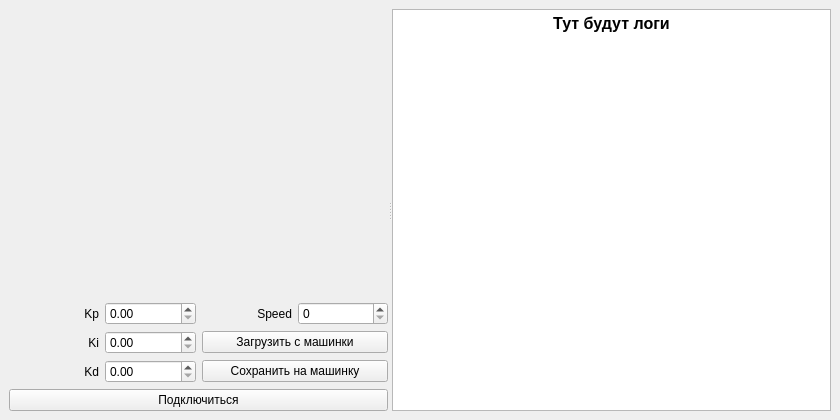
<?xml version="1.0" encoding="UTF-8"?>
<ui version="4.0">
 <class>MainWindow</class>
 <widget class="QMainWindow" name="MainWindow">
  <property name="geometry">
   <rect>
    <x>0</x>
    <y>0</y>
    <width>840</width>
    <height>420</height>
   </rect>
  </property>
  <property name="sizePolicy">
   <sizepolicy hsizetype="Fixed" vsizetype="Fixed">
    <horstretch>0</horstretch>
    <verstretch>0</verstretch>
   </sizepolicy>
  </property>
  <property name="windowTitle">
   <string>Smart Car Viewer</string>
  </property>
  <widget class="QWidget" name="centralwidget">
   <layout class="QGridLayout" name="gridLayout">
    <item row="1" column="0">
     <widget class="QSplitter" name="splitter">
      <property name="orientation">
       <enum>Qt::Horizontal</enum>
      </property>
      <widget class="QWidget" name="layoutWidget">
       <layout class="QVBoxLayout" name="verticalLayout_4">
        <item>
         <widget class="QLabel" name="frame_widget">
          <property name="sizePolicy">
           <sizepolicy hsizetype="Expanding" vsizetype="Expanding">
            <horstretch>0</horstretch>
            <verstretch>0</verstretch>
           </sizepolicy>
          </property>
          <property name="text">
           <string/>
          </property>
         </widget>
        </item>
        <item>
         <layout class="QGridLayout" name="gridLayout_2">
          <property name="sizeConstraint">
           <enum>QLayout::SetNoConstraint</enum>
          </property>
          <item row="2" column="0">
           <widget class="QLabel" name="label_3">
            <property name="styleSheet">
             <string notr="true"/>
            </property>
            <property name="text">
             <string>Kd</string>
            </property>
            <property name="alignment">
             <set>Qt::AlignRight|Qt::AlignTrailing|Qt::AlignVCenter</set>
            </property>
           </widget>
          </item>
          <item row="1" column="2" colspan="2">
           <widget class="QPushButton" name="load_button">
            <property name="text">
             <string>Загрузить с машинки</string>
            </property>
           </widget>
          </item>
          <item row="0" column="2">
           <widget class="QLabel" name="label_4">
            <property name="styleSheet">
             <string notr="true"/>
            </property>
            <property name="text">
             <string>Speed</string>
            </property>
            <property name="alignment">
             <set>Qt::AlignRight|Qt::AlignTrailing|Qt::AlignVCenter</set>
            </property>
           </widget>
          </item>
          <item row="0" column="1">
           <widget class="QDoubleSpinBox" name="input_kp">
            <property name="singleStep">
             <double>0.100000000000000</double>
            </property>
           </widget>
          </item>
          <item row="2" column="1">
           <widget class="QDoubleSpinBox" name="input_kd">
            <property name="singleStep">
             <double>0.100000000000000</double>
            </property>
           </widget>
          </item>
          <item row="0" column="3">
           <widget class="QSpinBox" name="input_speed">
            <property name="singleStep">
             <number>5</number>
            </property>
           </widget>
          </item>
          <item row="0" column="0">
           <widget class="QLabel" name="label">
            <property name="styleSheet">
             <string notr="true"/>
            </property>
            <property name="text">
             <string>Kp</string>
            </property>
            <property name="alignment">
             <set>Qt::AlignRight|Qt::AlignTrailing|Qt::AlignVCenter</set>
            </property>
           </widget>
          </item>
          <item row="2" column="2" colspan="2">
           <widget class="QPushButton" name="save_button">
            <property name="text">
             <string>Сохранить на машинку</string>
            </property>
           </widget>
          </item>
          <item row="1" column="0">
           <widget class="QLabel" name="label_2">
            <property name="styleSheet">
             <string notr="true"/>
            </property>
            <property name="text">
             <string>Ki</string>
            </property>
            <property name="alignment">
             <set>Qt::AlignRight|Qt::AlignTrailing|Qt::AlignVCenter</set>
            </property>
           </widget>
          </item>
          <item row="1" column="1">
           <widget class="QDoubleSpinBox" name="input_ki">
            <property name="singleStep">
             <double>0.100000000000000</double>
            </property>
           </widget>
          </item>
         </layout>
        </item>
        <item>
         <widget class="QPushButton" name="button">
          <property name="sizePolicy">
           <sizepolicy hsizetype="MinimumExpanding" vsizetype="Fixed">
            <horstretch>0</horstretch>
            <verstretch>0</verstretch>
           </sizepolicy>
          </property>
          <property name="toolTip">
           <string>&lt;html&gt;&lt;head/&gt;&lt;body&gt;&lt;p&gt;Кнопка для всего&lt;/p&gt;&lt;/body&gt;&lt;/html&gt;</string>
          </property>
          <property name="text">
           <string>Подключиться</string>
          </property>
         </widget>
        </item>
       </layout>
      </widget>
      <widget class="QTextBrowser" name="logs">
       <property name="sizePolicy">
        <sizepolicy hsizetype="Fixed" vsizetype="Preferred">
         <horstretch>0</horstretch>
         <verstretch>0</verstretch>
        </sizepolicy>
       </property>
       <property name="minimumSize">
        <size>
         <width>200</width>
         <height>0</height>
        </size>
       </property>
       <property name="maximumSize">
        <size>
         <width>16777215</width>
         <height>16777215</height>
        </size>
       </property>
       <property name="toolTip">
        <string>&lt;html&gt;&lt;head/&gt;&lt;body&gt;&lt;p&gt;Логи&lt;/p&gt;&lt;/body&gt;&lt;/html&gt;</string>
       </property>
       <property name="whatsThis">
        <string>&lt;html&gt;&lt;head/&gt;&lt;body&gt;&lt;p&gt;Логи&lt;/p&gt;&lt;/body&gt;&lt;/html&gt;</string>
       </property>
       <property name="html">
        <string>&lt;!DOCTYPE HTML PUBLIC &quot;-//W3C//DTD HTML 4.0//EN&quot; &quot;http://www.w3.org/TR/REC-html40/strict.dtd&quot;&gt;
&lt;html&gt;&lt;head&gt;&lt;meta name=&quot;qrichtext&quot; content=&quot;1&quot; /&gt;&lt;style type=&quot;text/css&quot;&gt;
p, li { white-space: pre-wrap; }
&lt;/style&gt;&lt;/head&gt;&lt;body style=&quot; font-family:'Noto Sans'; font-size:10pt; font-weight:400; font-style:normal;&quot;&gt;
&lt;p align=&quot;center&quot; style=&quot; margin-top:12px; margin-bottom:12px; margin-left:0px; margin-right:0px; -qt-block-indent:0; text-indent:0px;&quot;&gt;&lt;span style=&quot; font-size:12pt; font-weight:600;&quot;&gt;Тут будут логи&lt;/span&gt;&lt;/p&gt;&lt;/body&gt;&lt;/html&gt;</string>
       </property>
      </widget>
     </widget>
    </item>
   </layout>
  </widget>
 </widget>
 <resources/>
 <connections/>
</ui>
